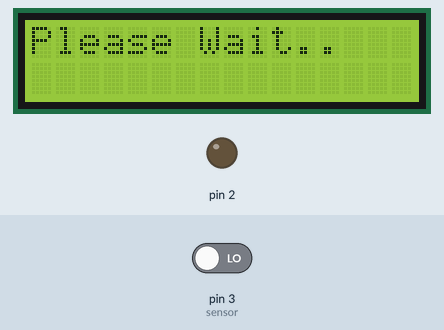
This sketch was run on a simulated Arduino Uno, built with avr-gcc and run on an emulated ATmega328P. Parts: 16×2 character LCD, output pins drawn as LEDs (lit = HIGH). The test bench sets the inputs (shaded band); at power-on: pin 3 (sensor) LOW. What the sketch prints to the serial monitor is not drawn.

Above: at 3.2 s.
3.3 s: pin 3 (sensor) driven HIGH
At 9.6 s:
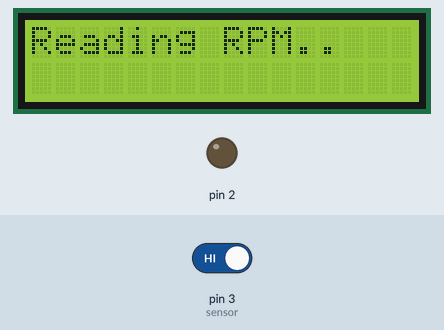
10.6 s: pin 3 (sensor) driven LOW
At 14.1 s:
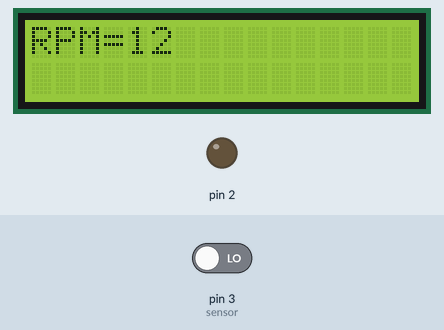
Timing chart, 0 to 15.6 s (numbered marks = the images above; inputs shaded):
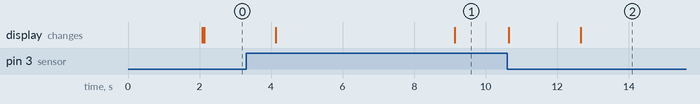

The sketch:

tacho.ino
```cpp
#include <LiquidCrystal.h>
LiquidCrystal lcd(12,11,7,6,5,4);
#define sensor 3
#define start 12
int delay1()
{
//unsigned int long k;
int i,j;
unsigned int count=0;
for(i=0;i<10;i++)
{
for(j=0;j<1000;j++)
{
if(digitalRead(sensor)==HIGH)
{
count++;
while(digitalRead(sensor)==HIGH);
}
}
}
return count;
}
void setup()
{
  Serial.begin(9600);
pinMode(sensor, INPUT);
pinMode(start, INPUT);
pinMode(2, OUTPUT);
lcd.begin(16, 2);
lcd.print(" Tachometer");
delay(2000);
digitalWrite(start, HIGH);
}
void loop()
{
unsigned int time=0,RPM=0;
lcd.clear();
lcd.print(" Please Press ");
lcd.setCursor(0,1);
lcd.print("Button to Start ");

lcd.clear();
lcd.print("Reading RPM..");
time=delay1();
lcd.clear();
lcd.print("Please Wait..");
RPM=(time*12);
delay(2000);
lcd.clear();
lcd.print("RPM=");Serial.println(RPM);
lcd.print(RPM);
delay(5000);
}
```

Measured:
- after the input at 10.6 s, the display: first changes after 0.05 s (image 2 shows a later state)
